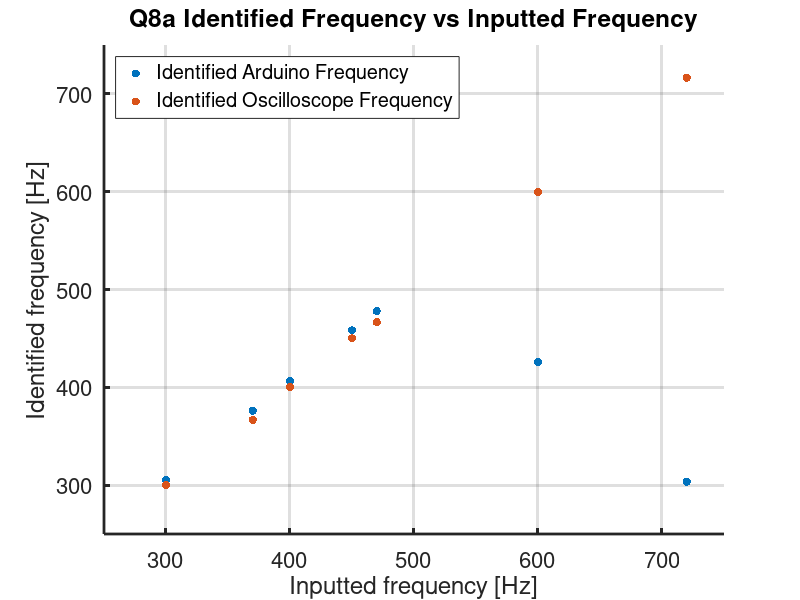

MATLAB code to generate this figure: (Note: this script raises an error after producing the figure.)

input_freq = [300 370 400 450 470 600 720];
max_Arduino_freq = [305.626 376.181 406.427 458.194 477.968  425.586 303.523];
max_Oscope_freq = [300 366.6667 400 450 466.6667 600 716.667];

figure(1)
scatter(input_freq, max_Arduino_freq, 'ob', 'filled')
hold on
scatter(input_freq, max_Oscope_freq, 'or', 'filled')
set(gca,'FontSize',16,'LineWidth',2);
xlabel('Inputted frequency [Hz]')
ylabel('Identified frequency [Hz]');
xlim([250 750])
ylim([250 750])
grid on
title("Q8a Identified Frequency vs Inputted Frequency")
legend ("Identified Arduino Frequency", "Identified Oscilloscope Frequency", 'Location','northwest' )
hold off

for i = 1:length(input_freq)
    N=0;
    if input_freq(i) > f_SAMP/2
        N = 1;
    end
    predict_alias(i) = abs(input_freq(i) - N*f_SAMP);
end    

figure(2)
hold all
plot(input_freq, max_Arduino_freq, 'b--o','LineWidth',1,'MarkerSize',6)
plot(input_freq, max_Oscope_freq, 'r--o','LineWidth',1,'MarkerSize',6)
plot(input_freq, predict_alias, 'g--o','LineWidth',1,'MarkerSize',6)
xline(f_nyquist, '-k', 'LineWidth', 3);
legend ("Identified Arduino Frequency", "Identified Oscilloscope Frequency", "Predicted Aliasing","Nyquist Frequency",'Location','northwest')
set(gca,'FontSize',16,'LineWidth',2);
xlabel('Inputted frequency [Hz]')
xlim([250 750])
ylim([250 750])
grid on
title("Q8b Identified Frequency vs Inputted Frequency")
ylabel('Identified frequency [Hz]');